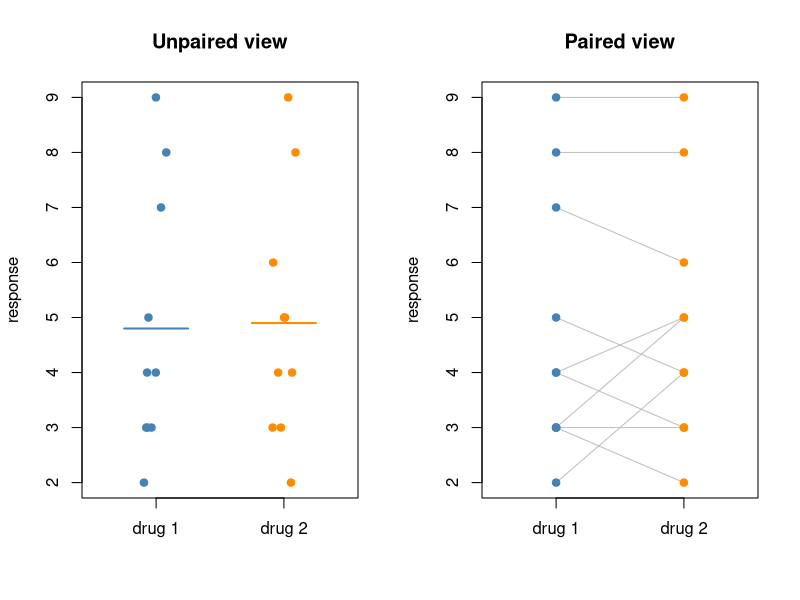

Here is the R script that generated this plot:
# Twin data analysed as two independent groups and as pairs.
drug1 <- c(3, 3, 4, 8, 3, 2, 9, 5, 4, 7)
drug2 <- c(3, 5, 3, 8, 2, 4, 9, 4, 5, 6)
t.test(drug1, drug2, var.equal = TRUE)   # unpaired: t = -0.097, df = 18
t.test(drug1, drug2, paired = TRUE)      # paired:   t = -0.264, df = 9

par(mfrow = c(1, 2))
stripchart(list("drug 1" = drug1, "drug 2" = drug2), vertical = TRUE, method = "jitter",
           pch = 19, col = c("steelblue", "darkorange"), ylab = "response",
           main = "Unpaired view", xlim = c(0.5, 2.5))
segments(c(0.75, 1.75), c(mean(drug1), mean(drug2)), c(1.25, 2.25), col = c("steelblue", "darkorange"),
         lwd = 2)
plot(NA, xlim = c(0.5, 2.5), ylim = range(c(drug1, drug2)), xaxt = "n", xlab = "", ylab = "response",
     main = "Paired view")
axis(1, at = 1:2, labels = c("drug 1", "drug 2"))
segments(1, drug1, 2, drug2, col = "gray")
points(rep(1, 10), drug1, pch = 19, col = "steelblue")
points(rep(2, 10), drug2, pch = 19, col = "darkorange")
